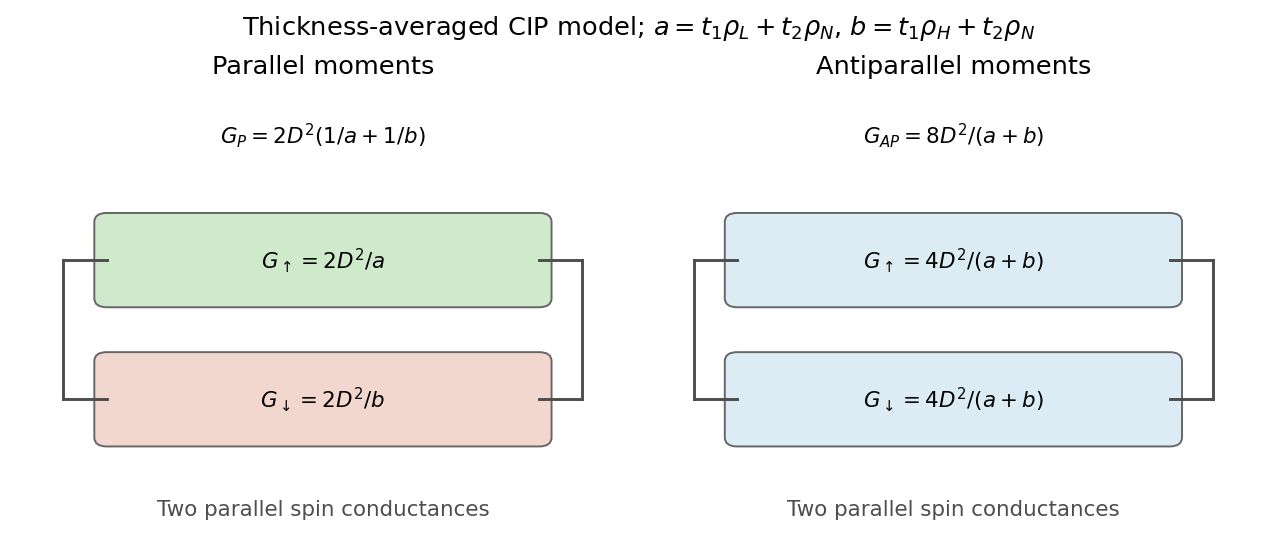

Source code (Python):
"""Original parallel averaged-channel illustration (CIP, not CPP).
Python3.14/NumPy2.3/Matplotlib3.10. PNG basename output in cwd.
"""
import numpy as np
import matplotlib
matplotlib.use("Agg")
import matplotlib.pyplot as plt
from matplotlib.patches import FancyBboxPatch
plt.rcParams.update({"font.size":11,"figure.facecolor":"white","axes.facecolor":"white"})
fig,axes=plt.subplots(1,2,figsize=(9,3.8),layout="constrained")
for ax,anti in zip(axes,[False,True]):
    ax.set(xlim=(0,1),ylim=(0,1));ax.axis("off")
    ax.set_title("Antiparallel moments" if anti else "Parallel moments")
    ax.text(.5,.87,r"$G_{AP}=8D^2/(a+b)$" if anti else r"$G_P=2D^2(1/a+1/b)$",ha="center")
    for i,y in enumerate([.61,.3]):
        text=r"$G_\uparrow=4D^2/(a+b)$" if anti and i==0 else r"$G_\downarrow=4D^2/(a+b)$" if anti else r"$G_\uparrow=2D^2/a$" if i==0 else r"$G_\downarrow=2D^2/b$"
        color="#dcecf5" if anti else "#cfeacb" if i==0 else "#f2d7cf"
        ax.add_patch(FancyBboxPatch((.15,y-.085),.7,.17,boxstyle="round,pad=0.02",facecolor=color,edgecolor="0.4"))
        ax.text(.5,y,text,ha="center",va="center")
        ax.plot([.08,.15],[y,y],color="0.3");ax.plot([.85,.92],[y,y],color="0.3")
    for xx in [.08,.92]:ax.plot([xx,xx],[.3,.61],color="0.3",lw=1.5)
    ax.text(.5,.04,"Two parallel spin conductances",ha="center",color="0.3")
fig.suptitle(r"Thickness-averaged CIP model; $a=t_1\rho_L+t_2\rho_N$, $b=t_1\rho_H+t_2\rho_N$")
fig.savefig("paper-1-aqc2013-spin-channel-conductance.png",dpi=140,facecolor="white",bbox_inches="tight")
